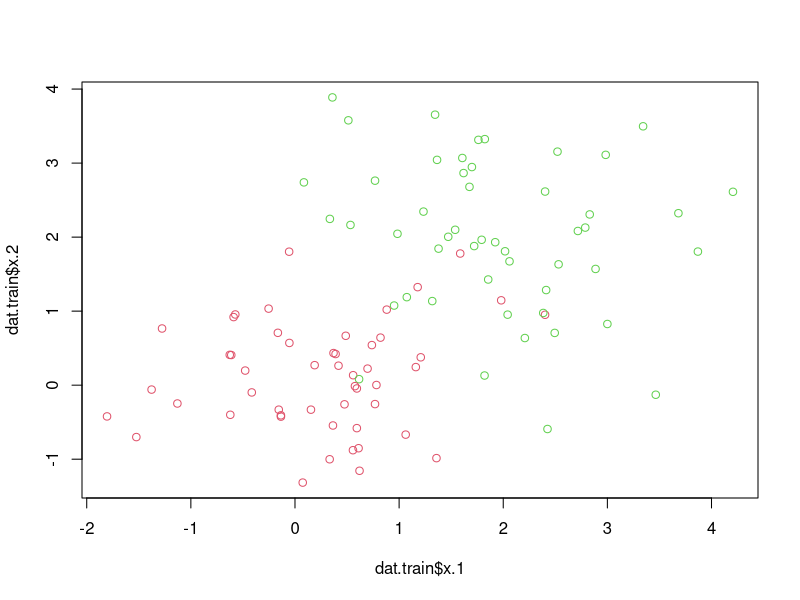
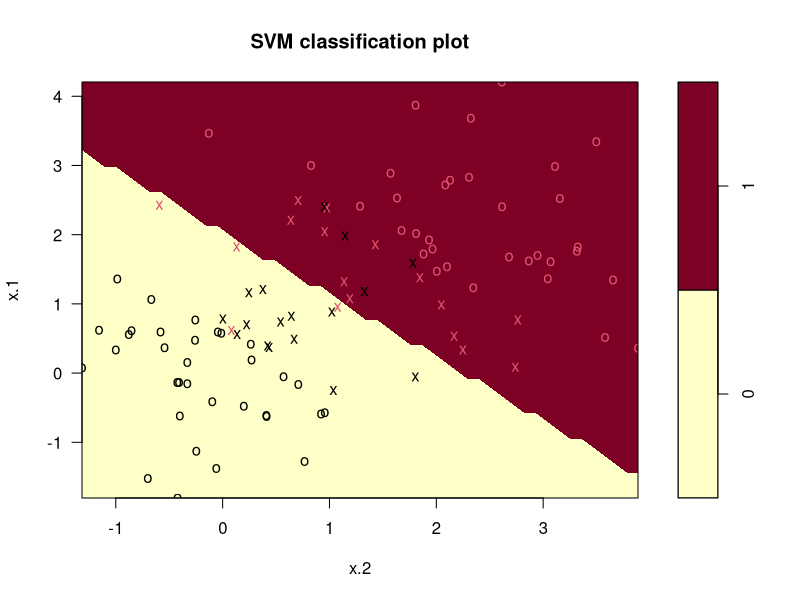
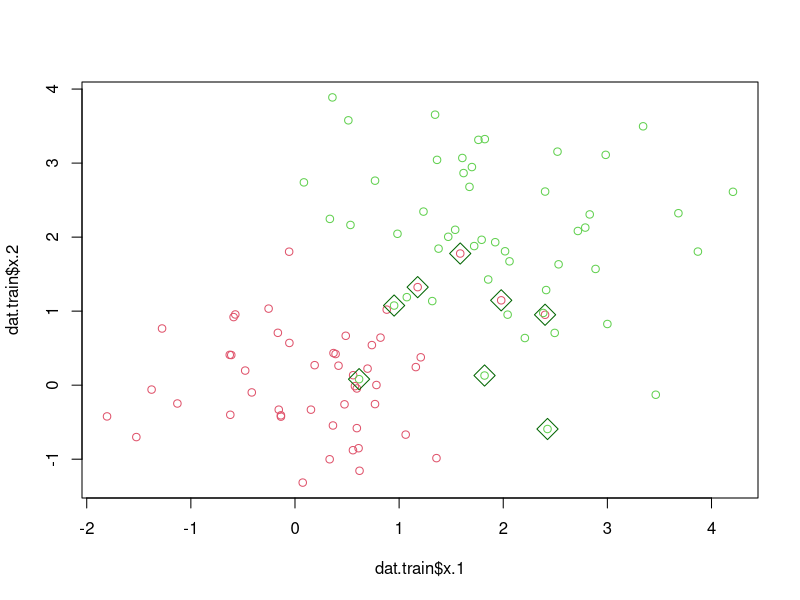
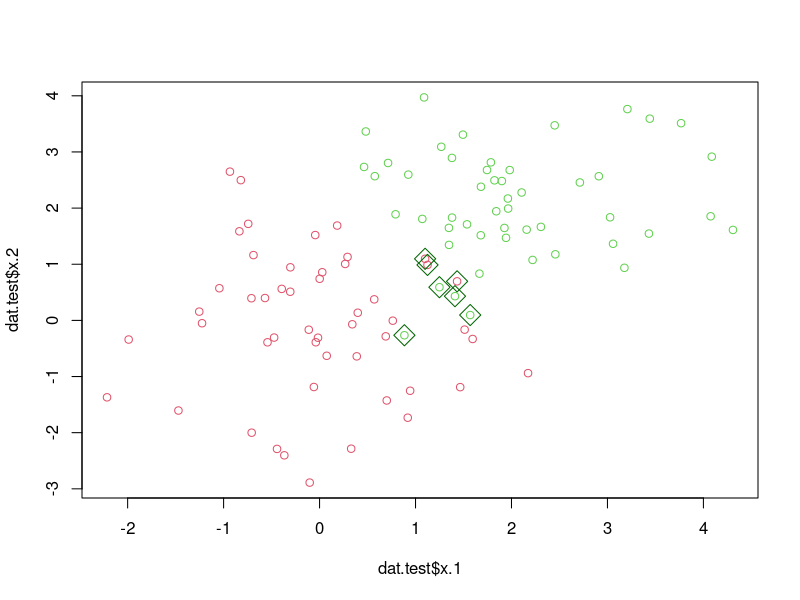
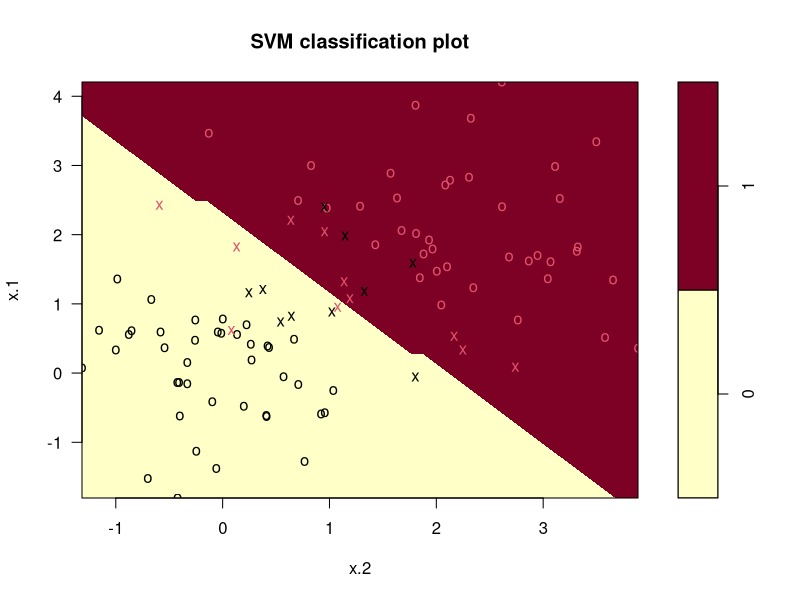
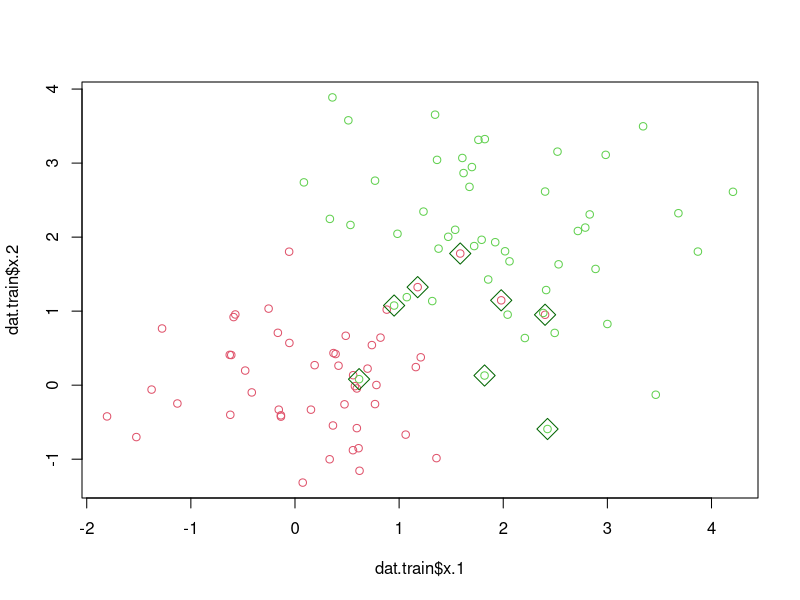
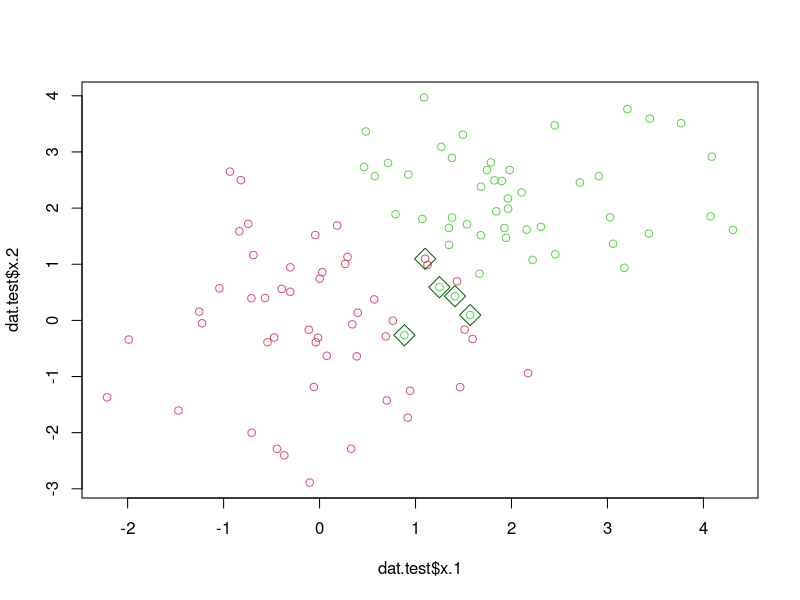
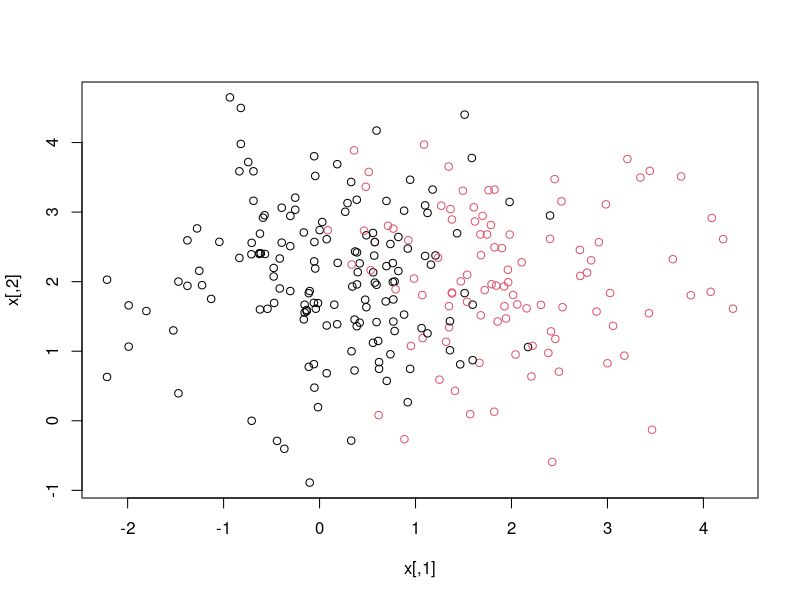

R code for these plots, in order:
## ---- chunk 1
library(e1071)
set.seed(1)
dat.size <- 200
x <- matrix(rnorm(dat.size * 2), ncol = 2)
y <- c(rep(0, dat.size / 2), rep(1, dat.size / 2))
x[y == 1, ] <- x[y == 1, ] + 2
dat <- data.frame(x = x, y = as.factor(y))
train <- sample(dat.size, dat.size / 2)
dat.train <- dat[train, ]
dat.test <- dat[-train, ]
plot(dat.train$x.1, dat.train$x.2, col = as.integer(dat.train$y) + 1)
## ---- chunk 2
small.cost <- svm(y ~ ., data = dat.train, kernel = 'linear', cost = 0.1, scale = FALSE)
plot(small.cost, dat.train)
## ---- chunk 3
summary(small.cost)
## ---- chunk 4
table(fitted = small.cost$fitted, truth = dat.train$y)
err.points <- dat.train[small.cost$fitted != dat.train$y, ]
plot(dat.train$x.1, dat.train$x.2, col = as.integer(dat.train$y) + 1)
points(err.points$x.1, err.points$x.2, pch = 5, col = 'darkgreen', cex = 2)
## ---- chunk 5
small.cost.pred <- predict(small.cost, newdata = dat.test)
table(predict = small.cost.pred, truth = dat.test$y)
err.points <- dat.test[small.cost.pred != dat.test$y, ]
plot(dat.test$x.1, dat.test$x.2, col = as.integer(dat.test$y) + 1)
points(err.points$x.1, err.points$x.2, pch = 5, col = 'darkgreen', cex = 2)
## ---- chunk 6
big.cost <- svm(y ~ ., data = dat.train, kernel = 'linear', cost = 100, scale = FALSE)
plot(big.cost, dat.train)
## ---- chunk 7
summary(big.cost)
## ---- chunk 8
table(fitted = big.cost$fitted, truth = dat.train$y)
err.points <- dat.train[big.cost$fitted != dat.train$y, ]
plot(dat.train$x.1, dat.train$x.2, col = as.integer(dat.train$y) + 1)
points(err.points$x.1, err.points$x.2, pch = 5, col = 'darkgreen', cex = 2)
## ---- chunk 9
big.cost.pred <- predict(big.cost, newdata = dat.test)
table(predict = big.cost.pred, truth = dat.test$y)
err.points <- dat.test[big.cost.pred != dat.test$y, ]
plot(dat.test$x.1, dat.test$x.2, col = as.integer(dat.test$y) + 1)
points(err.points$x.1, err.points$x.2, pch = 5, col = 'darkgreen', cex = 2)
## ---- chunk 10
set.seed(1)
x <- rbind(x, matrix(rnorm(50 * 2),  ncol = 2))
y <- c(y, rep(0, 50))
x[y == 0, 2] <- x[y == 0, 2] + 2
dat <- data.frame(x = x, y = as.factor(y))
par(mfrow = c(1,1))
plot(x, col = (y + 1))
